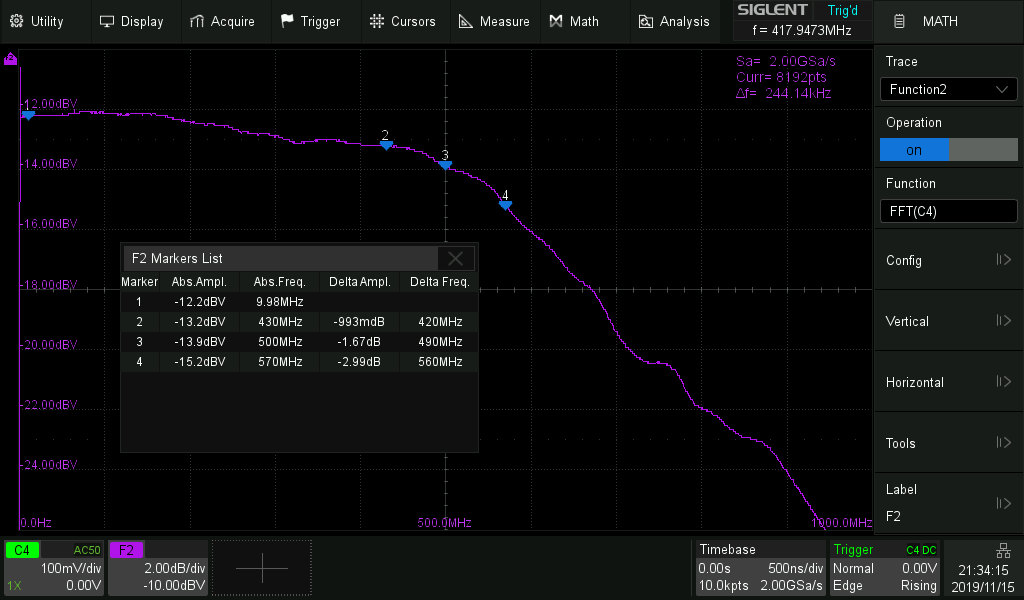
#> input picture Siglent_SDS2104_Plus/Extract_attenuation_values_from_scope_FFT_image/img_in/SDS2354Xplus_2GSa_8bit_1GHz.png, 1024 x 600 px
$ python extract_attenuation_values_from_scope_fft_image.py
#> lines starting #> are read from the running program, lines starting #| are printed output that depends on the picture
# Name: Extract_attenuation_values_from_scope_FFT_image.py
# Description: This program was made to get all the data points of the graph with
#              the most possible accurate values from the following frequency
#              response antenation measurement PNG graph image.
#              The output of this program will be a file containing
#              table of points, with Frequency vs Attenuation in dBV and volt
#              scale factor.
#              This program was made specifically for the FFT output of
#              the Siglent SDS2000X plus series but can be adapted for a
#              different scope image that has similar characteristics.
#              You can add as many zones as you need, to segment the graph
#              search area by parameterizing the program config variables.
#
# IMPORTANTE: This input image was used because I needed a very accurate measurement
#             of the scopes frequency response, with a good RF signal generator.
#             At the time this was the best / more accurate graph I could find
#             to extract data points.
#             The scope was a Siglent SDS2354X-Plus Full range 570 MHz -3 dB.
#
#
# EEVBlog project thread:
#  https://www.eevblog.com/forum/testgear/oscilloscope-frequency-response-correction-program/
#
# GitHub project page:
#  https://github.com/joaocarvalhoopen?tab=repositories
#
#
# Input image: "SDS2354Xplus 2GSa 8bit 1GHz.png"
# Source of image: The post on EEVBlog Forum from the member Performa01 on
#                  the topic "Siglent SDS2000X Plus", inside the area
#                  "Test Equipment"  .
#  https://www.eevblog.com/forum/testgear/siglent-sds2000x-plus-coming/msg2787168/#msg2787168
#
# Program author: João Nuno Carvalho
# Date:           2020.06.14
# License:        MIT Open Source License
#
# Note 1: In the graph image ploted line, there are points in the vertical
#         axes with more then one connected pixel. In this case the pixel
#         position that will be used is the vertical average of the connected
#         pixels.
#
# Note 2: With Paint.net I obtained the following info from the PNG graph image.
#        -Image resolution (length_x X length_y): 1024x600
#        -Color of trace in HEX: B014E8
#        -Color of left graph position left measuring markers in HEX: B014E8
#
#        -First graph position 0dbV ref position (freq a little over 0Hz,
#        0Hz is at pos x:19): x:34 y:116
#        -Last signal attenuation position in graph image: x:825 y:530
#        -Upper limit signal position: y:110
#
#        -Search zones so it doesn't interfere with vertical (left) markings
#        of dbV width the same color code.
#              Search Zone A:
#                          -upper left corner: x:34 y:110
#                          -down right corner: x:82 y:157
#
#              Search Zone B:
#                          -upper left corner: x:83  y:110
#                          -down right corner: x:873 y:530
#
# Note 3: Attenuation grid image Y position values for -dBV scale:
#         pos y:104 value: -12 dbV  (greater then upper signal line plot bound)
#         pos y:164 value: -14 dbV
#         pos y:224 value: -16 dbV
#         pos y:285 value: -18 dbV
#         pos y:345 value: -20 dbV
#         pos y:406 value: -22 dbV
#         pos y:465 value: -24 dbV
#         pos y:525 value: -26 dbV
#         pos y:??? value:  ??      (there is one more that must be calculated,
#                                    because it's lower then a -2 dBV step,
#                                    lower then -26 dBV)
#
#
# Note 4:  Frequency grid image X position values for MHz scale:
#         pos x:18  value:    0 MHz
#         pos x:104 value:  100 MHz
#         pos x:190 value:  200 MHz
#         pos x:275 value:  300 MHz
#         pos x:360 value:  400 MHz
#         pos x:445 value:  500 MHz
#         pos x:531 value:  600 MHz
#         pos x:616 value:  700 MHz
#         pos x:701 value:  800 MHz
#         pos x:787 value:  900 MHz
#         pos x:872 value: 1000 MHz
#
#


from PIL import Image
import math
import numpy as np
import csv

################
# Configurations
################

fileImgIn  = "SDS2354Xplus_2GSa_8bit_1GHz.png"

# Flags that control the drawing of the markings.
flag_mark_4_corners_graph_limits  = False  # True   False
flag_plot_extracted_signal_points = True   # True   False
flag_mark_left_grid_Y_points      = True   # True   False
flag_mark_bottom_grid_X_points    = True   # True   False

# The hex byte for each R, G, B component of the attenuation graph line color.
signalColorR = 0xB0
signalColorG = 0x14
signalColorB = 0xE8

# The hex byte for each R, G, B component of the color point extracted over
# the graph line.
outputSignalMarkerColorR = 0xFF
outputSignalMarkerColorG = 0xFF
outputSignalMarkerColorB = 0xFF

# The hex byte for each R, G, B component of the color of points of the extended
# first points of the graph line. This points are extended with the 0 dBV reference
# value, like points to the right, the flattest region in the signal graph line.
outputSignalMarkerInitialExtensionColorR = 0xFF
outputSignalMarkerInitialExtensionColorG = 0x00
outputSignalMarkerInitialExtensionColorB = 0x00

# The hex byte for each R, G, B component of the grid Y color point.
outputGrid_Y_MarkerColorR = 0x00
outputGrid_Y_MarkerColorG = 0xFF
outputGrid_Y_MarkerColorB = 0x00

# The hex byte for each R, G, B component of the grid X color point.
outputGrid_X_MarkerColorR = 0x00
outputGrid_X_MarkerColorG = 0xFF
outputGrid_X_MarkerColorB = 0x00

# FFT graph limits corners.
upperLeftX_GraphLimit = 18
upperLeftY_GraphLimit = 49
lowerRightX_GraphLimit = 872
lowerRightY_GraphLimit = 530

minX_GraphLimit = upperLeftX_GraphLimit
maxX_GraphLimit = lowerRightX_GraphLimit
minY_GraphLimit = upperLeftY_GraphLimit
maxY_GraphLimit = lowerRightY_GraphLimit

# Search zones.
upperLeftX = 34
upperLeftY = 110
downRightX = 82
downRightY = 157
zone_1 = (upperLeftX, upperLeftY, downRightX, downRightY)

upperLeftX = 83
upperLeftY = 110
downRightX = 872
downRightY = 530
zone_2 = (upperLeftX, upperLeftY, downRightX, downRightY)

zoneLst = [zone_1, zone_2]

######
# Grid

# Grid Y pixel values (pos Y in pixels, attenuation value in dbV, pixel difference from previous):
posY_dBV_table = [ (104, -12.0, 0),
                   (164, -14.0, 60),
                   (224, -16.0, 60),
                   (285, -18.0, 61),
                   (345, -20.0, 60),
                   (405, -22.0, 60),
                   (465, -24.0, 60),
                   (525, -26.0, 60),
                   (585, -28.0, 60)]  # Note: The last data point was added by summing the inter
                                      #       points delta.

delta_dBV = 2.0

dbVOffset = posY_dBV_table[0][1]
min_Y_dBV_limit = (posY_dBV_table[0][0], posY_dBV_table[0][1] - dbVOffset)
max_Y_dBV_limit = (posY_dBV_table[-1][0], posY_dBV_table[-1][1] - dbVOffset)

# Grid X pixel values (pos X in pixels, frequency in MHz, pixel difference from previous):
bottomLineY = 530
posX_freq_table = [(18,     0.0, 0),
                   (104,  100.0, 86),
                   (190,  200.0, 86),
                   (275,  300.0, 85),
                   (360,  400.0, 85),
                   (445,  500.0, 85),
                   (531,  600.0, 86),
                   (616,  700.0, 85),
                   (701,  800.0, 85),
                   (787,  900.0, 86),
                   (872, 1000.0, 85)]

delta_freq = 100.0

#####################
# Fixed configuration
#####################

pathImgIn    = ".//img_in//"
pathOut      = ".//output_out//"
fileImgOut   = "output_debug_img.png"
CSVFile_dbVAttenuationTable_OriginalFreq = "dbVAttenuationTable_OriginalFreq_0_to_1_GHz.csv"
CSVFile_dbVAttenuationTable_interpolated_1M_Step  = "dbVAttenuationTable_interpol_1M_step_0_to_1_GHz.csv"
CSVFile_dbVAttenuationTable_interpolated_10M_Step = "dbVAttenuationTable_interpol_10M_step_0_to_1_GHz.csv"

# Constants
SHORT_TABLE_MODE = "SHORT_TABLE_MODE"
LONG_TABLE_MODE = "LONG_TABLE_MODE"

longTableHeaderCSV  = ["Frequency MHz", "Attenuation dBV", "VoltsScaleFactor",
                              "Pixel X", "Pixel Y"]
shortTableHeaderCSV = longTableHeaderCSV[ :-2]

###########
# Functions
###########

def getImgInfo(img):
    sizeX = img.size[0]
    sizeY = img.size[1]
    pixels = img.load()   # Create the pixel map
    return (sizeX, sizeY, pixels)

def processZone(pixelsIn, pixelsOut, zone):
    # Extract the pixel points of a zone.
    upperLeftX, upperLeftY, downRightX, downRightY = zone
    pointPairLst = []
    for x in range(upperLeftX, downRightX):
        firstPointY = -1
        counter = 0
        for y in range(upperLeftY, downRightY):
            pix = pixelsIn[x, y]
            r = pix[0]
            g = pix[1]
            b = pix[2]
            if r == signalColorR and g == signalColorG and b == signalColorB:
                if (counter == 0):
                    firstPointY = y
                counter += 1
        if counter > 0:
            calcY = float(firstPointY) + (float(counter - 1) / 2.0)
            pointPairLst.append( [x, calcY] )
            # pixelsOut[x, round(y)] = (outputSignalMarkerColorR,
            #                           outputSignalMarkerColorG,
            #                           outputSignalMarkerColorB)
    return pointPairLst

def startingPointsExtender(pointsPairLst):
    # This function extends the starting points from the first left pixel in "zone 1",
    # flat zone wi 0 dB reference attenuation all the way to the zero frequency (0 Hz),
    # starting graph X position.
    startGraphPosX = minX_GraphLimit + 1
    firstPoint = pointsPairLst[0]
    endValueX, valueY = firstPoint
    for x in range(endValueX, startGraphPosX, -1):
        pointsPairLst.insert(0, [x, valueY])
    return pointsPairLst

def extractSignalPixelPos(pixelsIn, pixelsOut, zoneLst):
    # Extract the FFT line plot pixel positions of the PNG image.
    lstPointPairs = []
    for zone in zoneLst:
        zonePoints = processZone(pixelsIn, pixelsOut, zone)
        lstPointPairs += zonePoints
    return lstPointPairs

def markPointsInOutputImg(pointsPairLst, pixelsOut):
    # Add the marking over a copy of the input image for verification
    # of correctness, rapid validation to help in development.

    # Plot the 4 corners graph limits.
    if flag_mark_4_corners_graph_limits == True:
        points = [(minX_GraphLimit, minY_GraphLimit),
                  (minX_GraphLimit, maxY_GraphLimit),
                  (maxX_GraphLimit, minY_GraphLimit),
                  (maxX_GraphLimit, maxY_GraphLimit)]
        for x, y in points:
            pixelsOut[x, round(y)] = (outputSignalMarkerColorR,
                                      outputSignalMarkerColorG,
                                      outputSignalMarkerColorB)

    # Plot or mark the extracted signal points.
    if flag_plot_extracted_signal_points == True:
        firstZone = 0
        zone_0_lowerX, _, _ , _ = zoneLst[firstZone]
        for pointsPair in  pointsPairLst:
            x, y = pointsPair
            if x < zone_0_lowerX:
                # Plot extension in Red color.
                pixelsOut[x, round(y)] = (outputSignalMarkerInitialExtensionColorR,
                                          outputSignalMarkerInitialExtensionColorG,
                                          outputSignalMarkerInitialExtensionColorB)
            else:
                # Plot normal signal in White color.
                pixelsOut[x, round(y)] = (outputSignalMarkerColorR,
                                          outputSignalMarkerColorG,
                                          outputSignalMarkerColorB)

    # Mark the left grid Y points.
    if flag_mark_left_grid_Y_points == True:
        x = minX_GraphLimit
        for val in posY_dBV_table:
            y, dbV, pixelDiff_Y = val
            pixelsOut[x, y] = (outputGrid_Y_MarkerColorR,
                               outputGrid_Y_MarkerColorG,
                               outputGrid_Y_MarkerColorB)

    # Mark the bottom grid X points.
    if flag_mark_bottom_grid_X_points == True:
        y = maxY_GraphLimit
        for val in posX_freq_table:
            x, freq, pixelDiff_X = val
            pixelsOut[x, y] = (outputGrid_X_MarkerColorR,
                               outputGrid_X_MarkerColorG,
                               outputGrid_X_MarkerColorB)

def calculateVoltfactor(dBV):
    # 1 V = 0 dBv.
    #
    # The formula for Volts to dBv conversion is:
    #
    # dBV = 20 * log10( Volts )
    #
    # reverse formula for converting dBv to Volts is:
    #
    # Volts = 10 ^ ( dBV/20 )

    voltScaleFactor = math.pow(10.0, dBV / 20.0)
    return voltScaleFactor

def mapToFreq_and_dB(pointsPairLst, pixelsOut):
    flag_function_debug = True

    mappedOutPutPointsPairLst = []
    dB_zero_point = pointsPairLst[zoneLst[0][0] - minX_GraphLimit + 1]
    pos_Y_zero_dBV_ref = dB_zero_point[1]
    print("pos_Y_zero_dBV_ref: ", str(pos_Y_zero_dBV_ref),
          " -->  dBV: 0.0  Volts scale factor: 1.0")
    if flag_function_debug == True:
        r = 0x00
        b = 0x00
        g = 0xFF
        pixelsOut[dB_zero_point[0], pos_Y_zero_dBV_ref] = (r, g, b)
    for point in pointsPairLst:
        x, y = point
        freq = (float(x - minX_GraphLimit) / float(maxX_GraphLimit - minX_GraphLimit) ) * 1000.0
        dBV = (float(y - pos_Y_zero_dBV_ref ) / float(max_Y_dBV_limit[0] - min_Y_dBV_limit[0]) ) * ( max_Y_dBV_limit[1] - min_Y_dBV_limit[1] )
        voltScaleFactor = calculateVoltfactor(dBV)
        tupleVal = [freq, dBV, voltScaleFactor, x, y]
        mappedOutPutPointsPairLst.append(tupleVal)
        # Print values
        # if 480 < freq < 600:
        #    print(tupleVal)
    return mappedOutPutPointsPairLst

def getInterpolated_dB_for_freq(mappedPointsPairLst, freq, flag_print):
    # Note:
    # -3.01dBV = 0.7071 Volts

    xFreqPoints = np.array([point[0] for point in mappedPointsPairLst])
    y_dBV_Points = np.array([point[1] for point in mappedPointsPairLst])
    # We use the interpolation in dBV and then calculate the Volts scale factor.
    # y_VoltsScaleFactor_Points = np.array([calculateVoltfactor(point[1]) for
    #                                      point in mappedPointsPairLst])

    # y_VoltsScaleFactor_Points = np.array([point[2] for point in mappedPointsPairLst])

    # Perform the interpolation.
    interp_dBV         = np.interp(freq, xFreqPoints, y_dBV_Points)
    interp_voltsFactor = calculateVoltfactor(interp_dBV)
    #interp_voltsFactor = np.interp(freq, xFreqPoints, y_VoltsScaleFactor_Points)
    if flag_print == True:
        print("freq:", str(freq), "  dBV:", str("%.4f" % interp_dBV), "  Volts scale factor:",
              str("%.4f" % interp_voltsFactor))
    return (freq, interp_dBV, interp_voltsFactor)

# [16 lines left out: function readFromCSVFile, not called in this run]

def writeToCSVFile(mappedPointsPairLst, pathOut, fileName, tableMode):
    with open(pathOut + fileName, mode='w', newline='') as tableFile:
        tableWriter = csv.writer(tableFile, delimiter=',', quotechar='"',
                                 quoting=csv.QUOTE_MINIMAL )
        # Writing the header.
        if tableMode == SHORT_TABLE_MODE:
            tableWriter.writerow(shortTableHeaderCSV)
        elif tableMode == LONG_TABLE_MODE:
            tableWriter.writerow(longTableHeaderCSV)
        # Writing the rows.
        for point in mappedPointsPairLst:
            tableWriter.writerow(point)
            # freq, dBV, voltsScaleFactor, x, y = point
            # tableWriter.writerow([freq, dBV, voltsScaleFactor, x, y])

def calcFixedStepInterpolAttenuationTable(mappedPointsPairLst, freqStep,
                                          freqRange, flag_print):
    # Param: freqRange is a tuple "(startFreq, endFreq)".
    if flag_print == True:
        print("")  # Just to add a "\n".
    fixedStepTable = []
    startFreq = freqRange[0]
    endFreq   = freqRange[1]
    numIntervals = int((endFreq - startFreq + freqStep) / freqStep)

    # Extend the range from 0Hz up to 1000MHz, so that interpolation work well.
    tmpPointsPairLst = mappedPointsPairLst.copy()
    # Insert synthetic 0 MHz with 0.0 dBV value in the begining.
    tmpIndex = 0
    tmpFreq  = 0.0
    tmp_dBV  = 0.0
    tmpPointsPairLst.insert(tmpIndex, [tmpFreq, tmp_dBV])
    # Append to the end 1 synthetic data point, 1 MHz past the last real value with -100 dBV.
    lastIndex = len(tmpPointsPairLst) - 1
    tmpFreq   = tmpPointsPairLst[lastIndex][0] + 1.0 # MHz
    tmp_dBV   = -100.0
    tmpPointsPairLst.append([tmpFreq, tmp_dBV])
    # Append to the end 1 synthetic data point at 1 GHz with -100 dBV.
    tmpFreq = 1000 # MHz
    tmp_dBV = -100.0
    tmpPointsPairLst.append([tmpFreq, tmp_dBV])

    for intervalIndex in range(0, numIntervals):
        freq = startFreq + freqStep * intervalIndex
        dataPoint = getInterpolated_dB_for_freq(tmpPointsPairLst, freq, flag_print)
        fixedStepTable.append(dataPoint)
    if flag_print == True:
        print("")  # Just to add a "\n".
    return fixedStepTable

######
# Main
######

if __name__ == "__main__":
    # Load the scope PNG image from file.
    print("\nStarting...")
    imgIn = Image.open(pathImgIn + fileImgIn)
#> imgIn is the input picture: PIL image 1024x600 RGBA; mean R, G, B, A 15, 15.8, 16, 255
    print("...input scope PNG image loaded...\n")
    imgOut = imgIn.copy()

    # Image In and Out info.
    sizeInX, sizeInY, pixelsIn = getImgInfo(imgIn)
#> sizeInX = 1024; sizeInY = 600
    sizeOutX, sizeOutY, pixelsOut = getImgInfo(imgOut)
#> sizeOutX = 1024; sizeOutY = 600

    pointsPairLst = extractSignalPixelPos(pixelsIn, pixelsOut, zoneLst)
#> pointsPairLst = 763 pairs, first value 34 to 825, second value 111 to 529
    pointsPairLst = startingPointsExtender(pointsPairLst)
#> in startingPointsExtender, `firstPoint = pointsPairLst[0]`: firstPoint = [34, 115]
#> in startingPointsExtender, `endValueX, valueY = firstPoint`: endValueX = 34; valueY = 115
#> after the loop in startingPointsExtender, `for x in range(endValueX, startGraphPosX, -1):`: pointsPairLst = 778 pairs, first value 20 to 825, second value 111 to 529
    markPointsInOutputImg(pointsPairLst, pixelsOut)
#> the loop in markPointsInOutputImg, `for pointsPair in  pointsPairLst:` made 778 passes
#> (x, y) on passes 1 to 3: (20, 115), (21, 115), (22, 115)
    mappedPointsPairLst = mapToFreq_and_dB(pointsPairLst, pixelsOut)
#> in mapToFreq_and_dB, `dB_zero_point = pointsPairLst[zoneLst[0][0] - minX_GraphLimit + 1]`: dB_zero_point = [36, 115]
#> in mapToFreq_and_dB, `pos_Y_zero_dBV_ref = dB_zero_point[1]`: pos_Y_zero_dBV_ref = 115
#| pos_Y_zero_dBV_ref:  115.0  -->  dBV: 0.0  Volts scale factor: 1.0
#> the loop in mapToFreq_and_dB, `for point in pointsPairLst:` made 778 passes
#> (x, y, freq, dBV, voltScaleFactor, tupleVal) on passes 1 to 3: (20, 115, 2.34, 0, 1, [2.34, 0, 1, 20, 115]), (21, 115, 3.51, 0, 1, [3.51, 0, 1, 21, 115]), (22, 115, 4.68, 0, 1, [4.68, 0, 1, 22, 115])
#> after the loop in mapToFreq_and_dB, `for point in pointsPairLst:`: mappedOutPutPointsPairLst = 778 items, first 6: [2.34, 0, 1, 20, 115], [3.51, 0, 1, 21, 115], [4.68, 0, 1, 22, 115], [5.85, 0, 1, 23, 115], [7.03, 0, 1, 24, 115], [8.2, 0, 1, 25, 115]
#> mappedPointsPairLst has the same summary as mappedOutPutPointsPairLst in mapToFreq_and_dB

    flag_print = True
    freq = 430.0  # MHz
    val_3dBV = getInterpolated_dB_for_freq(mappedPointsPairLst, freq, flag_print)
#> in getInterpolated_dB_for_freq, `xFreqPoints = np.array([point[0] for point in mappedPointsPairLst])`: xFreqPoints = 778 values from 2.34 to 945
#> in getInterpolated_dB_for_freq, `y_dBV_Points = np.array([point[1] for point in mappedPointsPairLst])`: y_dBV_Points = 778 values, max 0.133 at index 61, min -13.77 at index 777, mean -3.77
#> in getInterpolated_dB_for_freq, `interp_dBV         = np.interp(freq, xFreqPoints, y_dBV_Points)`: interp_dBV = -1.01
#> in getInterpolated_dB_for_freq, `interp_voltsFactor = calculateVoltfactor(interp_dBV)`: interp_voltsFactor = 0.89
#| freq: 430.0   dBV: -1.0137   Volts scale factor: 0.8898
#> val_3dBV = (430, -1.01, 0.89)

    freq = 500.0  # MHz
    val_3dBV = getInterpolated_dB_for_freq(mappedPointsPairLst, freq, flag_print)
#| freq: 500.0   dBV: -1.6844   Volts scale factor: 0.8237
#> val_3dBV = (500, -1.68, 0.824)

    freq = 570.0  # MHz
    val_3dBV = getInterpolated_dB_for_freq(mappedPointsPairLst, freq, flag_print)
#| freq: 570.0   dBV: -2.9725   Volts scale factor: 0.7102
#> val_3dBV = (570, -2.97, 0.71)

    print("")
    writeToCSVFile(mappedPointsPairLst, pathOut,
                   CSVFile_dbVAttenuationTable_OriginalFreq, LONG_TABLE_MODE)
#> the loop in writeToCSVFile, `for point in mappedPointsPairLst:` made 778 passes
    print("...output CSV graph original freq. attenuation file generated...")

    # Note: Uncomment to test the reading of the file.
    # CSVFromFiletable = readFromCSVFile( pathOut, CSVFile_dbVAttenuationTable_OriginalFreq)
    # print(CSVFromFiletable)

    freqStep = 10.0 # MHz
    freqRange = (0.0, 1000.0) # MHz
    flag_print = False
    fixedStep_10M_attTable = calcFixedStepInterpolAttenuationTable(mappedPointsPairLst,
                                                                   freqStep, freqRange, flag_print)
#> in calcFixedStepInterpolAttenuationTable, `tmpPointsPairLst = mappedPointsPairLst.copy()`: tmpPointsPairLst has the same summary as mappedOutPutPointsPairLst in mapToFreq_and_dB
#> in calcFixedStepInterpolAttenuationTable, `lastIndex = len(tmpPointsPairLst) - 1`: lastIndex = 778
#> in calcFixedStepInterpolAttenuationTable, `tmpFreq   = tmpPointsPairLst[lastIndex][0] + 1.0`: tmpFreq = 946
#> the loop in calcFixedStepInterpolAttenuationTable, `for intervalIndex in range(0, numIntervals):` made 101 passes
#> (interp_dBV in getInterpolated_dB_for_freq, interp_voltsFactor in getInterpolated_dB_for_freq, dataPoint) on passes 1 to 8: (0, 1, (0, 0, 1)), (0, 1, (10, 0, 1)), (0, 1, (20, 0, 1)), (0, 1, (30, 0, 1)), (0, 1, (40, 0, 1)), (0, 1, (50, 0, 1)), (0.0665, 1.01, (60, 0.0665, 1.01)), (0.0665, 1.01, (70, 0.0665, 1.01))
    writeToCSVFile(fixedStep_10M_attTable, pathOut,
                   CSVFile_dbVAttenuationTable_interpolated_10M_Step, SHORT_TABLE_MODE)
#> the loop in writeToCSVFile (call 2), `for point in mappedPointsPairLst:` made 101 passes
#> point on passes 1 to 8: (0, 0, 1), (10, 0, 1), (20, 0, 1), (30, 0, 1), (40, 0, 1), (50, 0, 1), (60, 0.0665, 1.01), (70, 0.0665, 1.01)
    print("...output CSV 10 MHz step interpolated attenuation (0 Hz to 1GHz) file generated...")


    freqStep = 1.0 # MHz
    freqRange = (0.0, 1000.0) # MHz
    flag_print = False
    fixedStep_1M_attTable = calcFixedStepInterpolAttenuationTable(mappedPointsPairLst,
                                                                  freqStep, freqRange, flag_print)
    writeToCSVFile(fixedStep_1M_attTable, pathOut,
                   CSVFile_dbVAttenuationTable_interpolated_1M_Step, SHORT_TABLE_MODE)
    print("...output CSV  1 MHz step interpolated attenuation (0 Hz to 1GHz) file generated...")

    # Write the debug extrated points validaion of the scope processed output PNG image.
    imgOut.save(pathOut + fileImgOut)
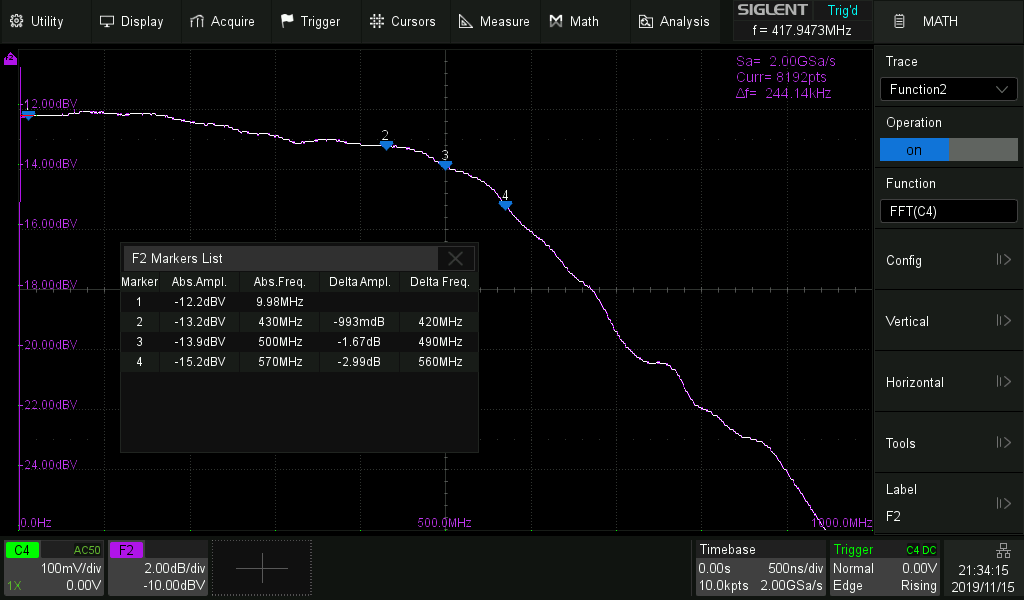
#> saved as output_debug_img.png: PIL image 1024x600 RGBA; mean R, G, B, A 15.1, 16.1, 16, 255
    print("...output extracted points validation scope processed PNG image file generated...")

    print("...end\n")
